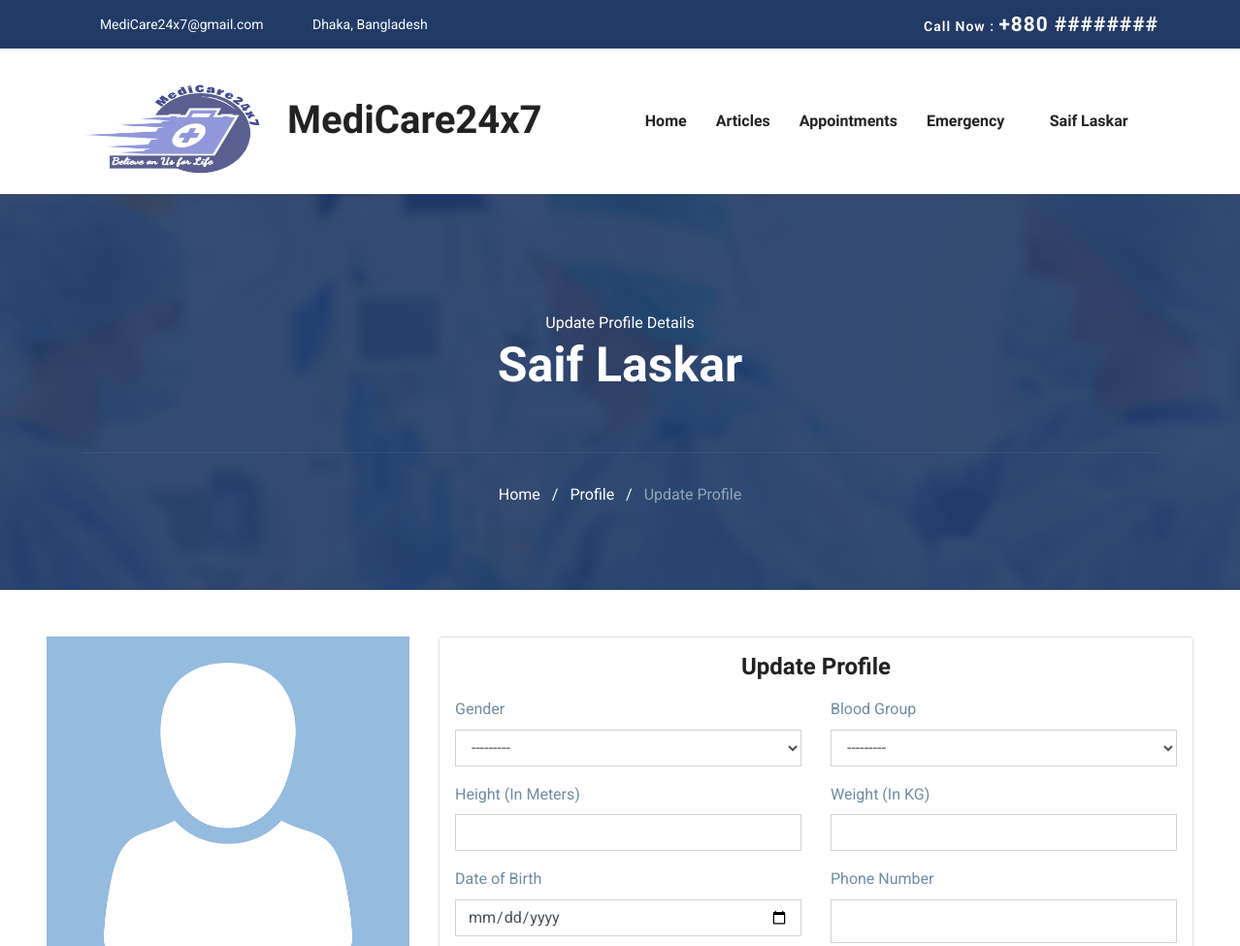
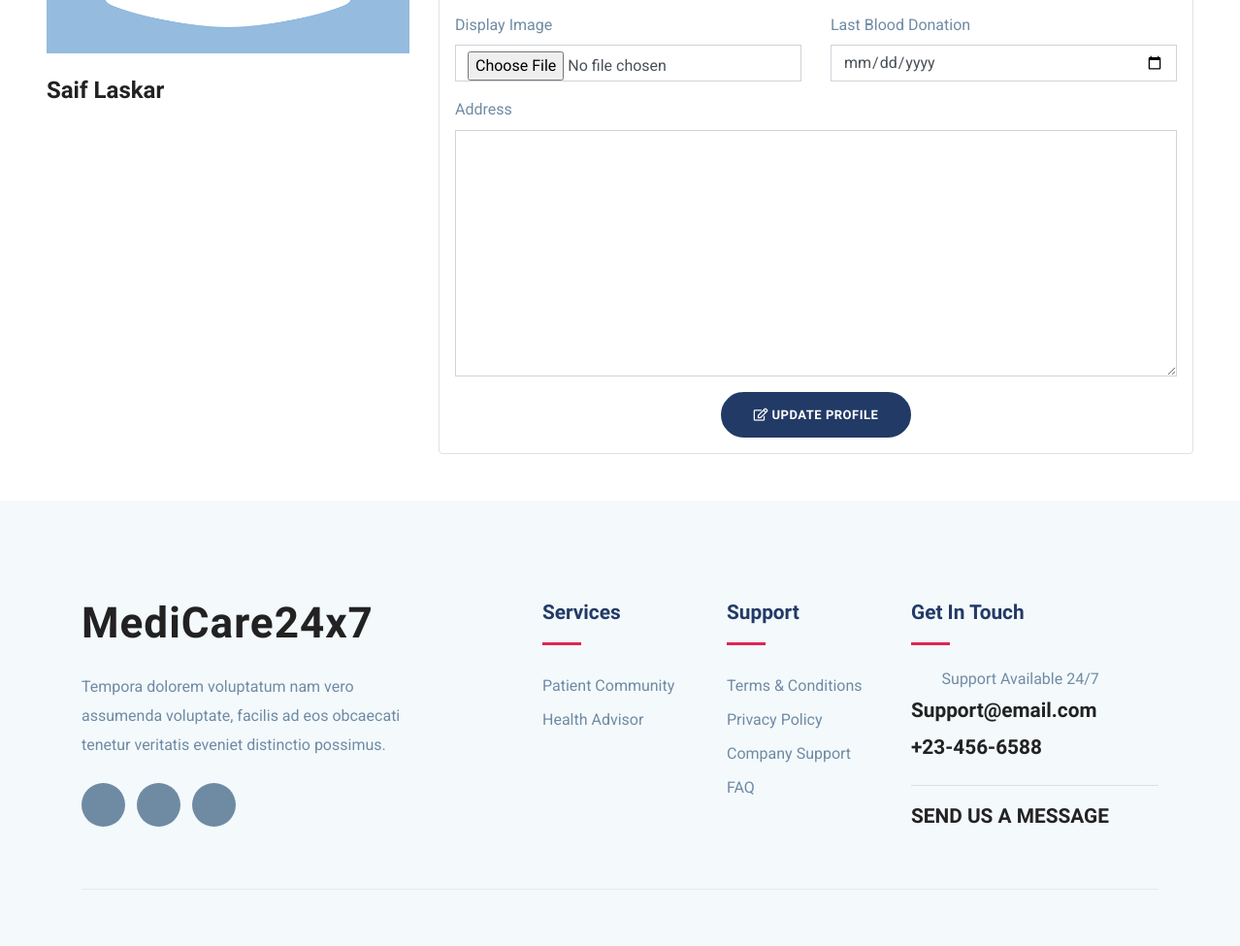
The page /accounts/patient-edit-profile (signed in) on the database its author committed (2 pictures, top to bottom).
### accounts/models.py (models this page shows, shortened)
class UserModel(AbstractBaseUser, PermissionsMixin):
    email = models.EmailField(max_length=255, unique=True)  # Email
    name = models.CharField(max_length=255)  # Name
    is_patient = models.BooleanField(default=False)  # True if patient
    is_doctor = models.BooleanField(default=False)  # True if doctor
    is_active = models.BooleanField(default=True)  # True if active
    is_staff = models.BooleanField(default=False)
    is_admin = models.BooleanField(default=False)
    is_superuser = models.BooleanField(default=False)
    date_joined = models.DateTimeField(auto_now_add=True)
    USERNAME_FIELD = 'email'
    REQUIRED_FIELDS = ['name']  # Email & Password are required by default.
    objects = MyUserManager()  # User manager for the User Model

class PatientModel(models.Model):
    GENDER_CHOICES = [
        ('Male', 'Male'),
        ('Female', 'Female'),
        ('Other', 'Other'),
    ]
    BLOOD_GROUP_CHOICES = [
        ('A+', 'A+'),
        ('A-', 'A-'),
        ('B+', 'B+'),
        ('B-', 'B-'),
        ('AB+', 'AB+'),
        ('AB-', 'AB-'),
        ('O+', 'O+'),
        ('O-', 'O-'),
    ]
    user = models.OneToOneField(UserModel, on_delete=models.CASCADE)
    image = models.ImageField(null=True, blank=True)  # Patient Profile Picture
    gender = models.CharField(max_length=10, choices=GENDER_CHOICES, null=True, blank=True)
    blood_group = models.CharField(max_length=10, choices=BLOOD_GROUP_CHOICES, null=True, blank=True)
    height = models.DecimalField(decimal_places=2, max_digits=4, null=True, blank=True)
    weight = models.IntegerField(null=True, blank=True)
    date_of_birth = models.DateField(null=True, blank=True)
    phone = models.CharField(max_length=15, null=True, blank=True)
    address = models.TextField(max_length=100, null=True, blank=True)
    last_donation = models.DateField(null=True, blank=True)

### accounts/views.py (the view, shortened to what this page needs)
# urls.py: path('accounts/patient-edit-profile', patient_profile_edit_view, name='patient-edit-profile'),
@login_required(login_url="login")
def patient_profile_edit_view(request):  # The patient profile edit page
    user = request.user  # Get the user
    profile = PatientModel.objects.get(user=user)  # Get the patient's profile
    form = PatientEditProfileForm(instance=profile)  # An unbound form
    context = {  # Context to render the form
        "form": form,  # The form
        "profile": profile,  # The patient's profile
    }
    return render(
        request, "accounts/edit-profile.html", context
    )  # Render the edit profile page

### templates/accounts/edit-profile.html (shortened to what this page needs)
{% extends "base.html" %}
{% load static %}
{% load widget_tweaks %}
{% block content %}
<section class="page-title bg-1">
    <div class="container">
        <div class="row">
            <div class="col-md-12">
                <div class="block text-center">
                    <span class="text-white">Update Profile Details</span>
                    <h1 class="text-capitalize mb-5 text-lg">{{ user.name }}</h1>
                    <ul class="list-inline breadcumb-nav">
                        <li class="list-inline-item"><a href="{% url 'home' %}" class="text-white">Home</a></li>
                        <li class="list-inline-item"><span class="text-white">/</span></li>
                        {% if user.is_authenticated and user.is_doctor %}
                        <li class="list-inline-item">
                            <a href="{% url 'doctor-profile' request.user.id %}" class="text-white">Profile</a>
                        </li>
                        {% elif user.is_authenticated and user.is_patient %}
                        <li class="list-inline-item">
                            <a href="{% url 'patient-profile' request.user.id %}" class="text-white">Profile</a>
                        </li>
                        {% endif %}
                        <li class="list-inline-item"><span class="text-white">/</span></li>
                        <li class="list-inline-item text-white-50">Update Profile</li>
                    </ul>
                </div>
            </div>
        </div>
    </div>
</section>
<div class="container-fluid p-5">
    {% if user.is_doctor %}
    <div class="row">
        <div class="col-lg-4 col-md-6">
            <div class="doctor-img-block">
                {% if profile.image %}
                <h1>vvv</h1>
                <img src="{{ profile.image.url }}" alt="{{ user.name }}" class="img-fluid w-100">
                {% else %}
                <img src="{% static 'images/placeholders/user-placeholder.png' %}" alt="{{ user.name }}"
                     class="img-fluid w-100">
                {% endif %}
                <div class="info-block mt-4">
                    <p class="mb-1">
                        <span class="h3">{{ profile.user.name }}</span>
                        {% if profile.gender %}<span class="h5">({{ profile.gender }})</span>{% endif %}
                    </p>
                </div>
            </div>
        </div>
        <div class="col-lg-8 col-md-6">
            <div class="row">
                <div class="col-lg-12 col-md-12 col-sm-12">
                    <form class="p-3 border rounded" enctype="multipart/form-data"  method="post">
                        <h3 class="text-center mb-3">Update Profile</h3>
                        {% csrf_token %}
                        <div class="row">
                            <div class="col-lg-12">
                                <div class="form-group">
                                    <label>About Me</label>
                                    {{ form.bio|add_class:"form-control"|attr:"autofocus" }}
                                </div>
                            </div>
                        </div>
                        <div class="row">
                            <div class="col-lg-6">
                                <div class="form-group">
                                    <label>Gender</label>
                                    {{ form.gender|add_class:"form-control" }}
                                </div>
                            </div>
                            <div class="col-lg-6">
                                <div class="form-group">
                                    <label>Blood Group</label>
                                    {{ form.blood_group|add_class:"form-control" }}
                                </div>
                            </div>
                        </div>
                        <div class="row">
                            <div class="col-lg-6">
                                <div class="form-group">
                                    <label>Date of Birth</label>
                                    {{ form.date_of_birth|add_class:"form-control" }}
                                </div>
                            </div>
                            <div class="col-lg-6">
                                <div class="form-group">
                                    <label>Phone Number</label>
                                    {{ form.phone|add_class:"form-control" }}
                                </div>
                            </div>
                        </div>
                        <div class="row">
                            <div class="col-lg-6">
                                <div class="form-group">
                                    <label>NID</label>
                                    {{ form.NID|add_class:"form-control" }}
                                </div>
                            </div>
                            <div class="col-lg-6">
                                <div class="form-group">
                                    <label>BMDC Registration NO</label>
                                    {{ form.BMDC_regNo|add_class:"form-control" }}
                                </div>
                            </div>
                        </div>
                        <div class="row">
                            <div class="col-lg-6">
                                <div class="form-group">
                                    <label>Specialization</label>
                                    {{ form.specialization|add_class:"form-control" }}
                                </div>
                            </div>
                            <div class="col-lg-6">
                                <div class="form-group">
                                    <label>Last Blood Donation</label>
                                    {{ form.last_donation|add_class:"form-control" }}
                                </div>
                            </div>
                        </div>
                        <div class="row">
                            <div class="col-lg-12">
                                <div class="form-group">
                                    <label>Display Image</label>
                                    {{ form.image|add_class:"form-control" }}
                                </div>
                            </div>
                        </div>
                        <div class="text-center">
                            <button class="btn btn-main btn-round-full" type="submit">
                                <i class="far fa-edit"></i><span> Update Profile</span>
                            </button>
                        </div>
                    </form>
                </div>
            </div>
        </div>
    </div>
    {% elif user.is_patient %}
    <div class="row">
        <div class="col-lg-4 col-md-6">
            <div class="doctor-img-block">
                {% if profile.image %}
                <img src="{{ profile.image.url }}" alt="{{ user.name }}" class="img-fluid w-100">
                {% else %}
                <img src="{% static 'images/placeholders/user-placeholder.png' %}" alt="{{ user.name }}"
                     class="img-fluid w-100">
                {% endif %}
                <div class="info-block mt-4">
                    <p class="mb-1">
                        <span class="h3">{{ profile.user.name }}</span>
                    </p>
                </div>
            </div>
        </div>
        <div class="col-lg-8 col-md-6">
            <div class="row">
                <div class="col-lg-12 col-md-12 col-sm-12">
                    <form class="p-3 border rounded" enctype="multipart/form-data" method="post">
                        <h3 class="text-center mb-3">Update Profile</h3>
                        <div class="row">
                            <div class="col-lg-6">
                                <div class="form-group">
                                    <label>Gender</label>
                                    {{ form.gender|add_class:"form-control" }}
                                </div>
                            </div>
                            <div class="col-lg-6">
                                <div class="form-group">
                                    <label>Blood Group</label>
                                    {{ form.blood_group|add_class:"form-control" }}
                                </div>
                            </div>
                        </div>
                        <div class="row">
                            <div class="col-lg-6">
                                <div class="form-group">
                                    <label>Height (In Meters)</label>
                                    {{ form.height|add_class:"form-control" }}
                                </div>
                            </div>
                            <div class="col-lg-6">
                                <div class="form-group">
                                    <label>Weight (In KG)</label>
                                    {{ form.weight|add_class:"form-control" }}
                                </div>
                            </div>
                        </div>
                        <div class="row">
                            <div class="col-lg-6">
                                <div class="form-group">
                                    <label>Date of Birth</label>
                                    {{ form.date_of_birth|add_class:"form-control" }}
                                </div>
                            </div>
                            <div class="col-lg-6">
                                <div class="form-group">
                                    <label>Phone Number</label>
                                    {{ form.phone|add_class:"form-control" }}
                                </div>
                            </div>
                        </div>
                        <div class="row">
                            <div class="col-lg-6">
                                <div class="form-group">
                                    <label>Display Image</label>
                                    {{ form.image|add_class:"form-control" }}
                                </div>
                            </div>
                            <div class="col-lg-6">
                                <div class="form-group">
                                    <label>Last Blood Donation</label>
                                    {{ form.last_donation|add_class:"form-control" }}
                                </div>
                            </div>
                        </div>
                        <div class="row">
                            <div class="col-lg-12">
                                <div class="form-group">
                                    <label>Address</label>
                                    {{ form.address|add_class:"form-control" }}
                                </div>
                            </div>
                        </div>
                        <div class="text-center">
                            <button class="btn btn-main btn-round-full" type="submit">
                                <i class="far fa-edit"></i><span> Update Profile</span>
                            </button>
                        </div>
                    </form>
                </div>
            </div>
        </div>
    </div>
    {% endif %}
</div>
{% endblock %}

### templates/navbar.html (shortened to what this page needs)
{% load static %}
<nav class="navbar navbar-expand-lg navigation" id="navbar">
    <div class="container">
        <a class="navbar-brand" href="{% url 'home' %}">
            <h1><img src="{% static 'images/logo1.png' %}" alt="" class="img-fluid" style="width: 212px ;height: 106px;">MediCare24x7</h1>
        </a>
        <div class="collapse navbar-collapse" id="navbarmain">
            <ul class="navbar-nav ml-auto">
                <li class="nav-item active">
                    <a class="nav-link" href="{% url 'home' %}">Home</a>
                </li>
                <li class="nav-item"><a class="nav-link" href="#">Articles</a></li>
                {% if request.user.is_authenticated and request.user.is_doctor %}
                <li class="nav-item">
                    <a class="nav-link" href="#">Appointments</a>
                </li>
                {% elif request.user.is_authenticated and request.user.is_patient %}
                <li class="nav-item">
                    <a class="nav-link" href="#">Appointments</a>
                </li>
                {% endif %}
                <li class="nav-item dropdown">
                    <a class="nav-link dropdown-toggle" href="#" id="dropdown02"
                       data-toggle="dropdown" aria-haspopup="true" aria-expanded="false">Emergency <i
                            class="icofont-thin-down"></i></a>
                </li>
                {% if request.user.is_authenticated %}
                <li class="nav-item dropdown">
                    <a class="nav-link dropdown-toggle" href="#" id="dropdown03" data-toggle="dropdown"
                       aria-haspopup="true" aria-expanded="false">{{ request.user.name }} <i
                            class="icofont-thin-down"></i></a>
                </li>
                {% endif %}
            </ul>
        </div>
    </div>
</nav>

### rows shown on the page
UserModel: user.name "Saif Laskar", name "Saif Laskar"
PatientModel: user.name "Saif Laskar", gender "---------", blood_group "---------"
